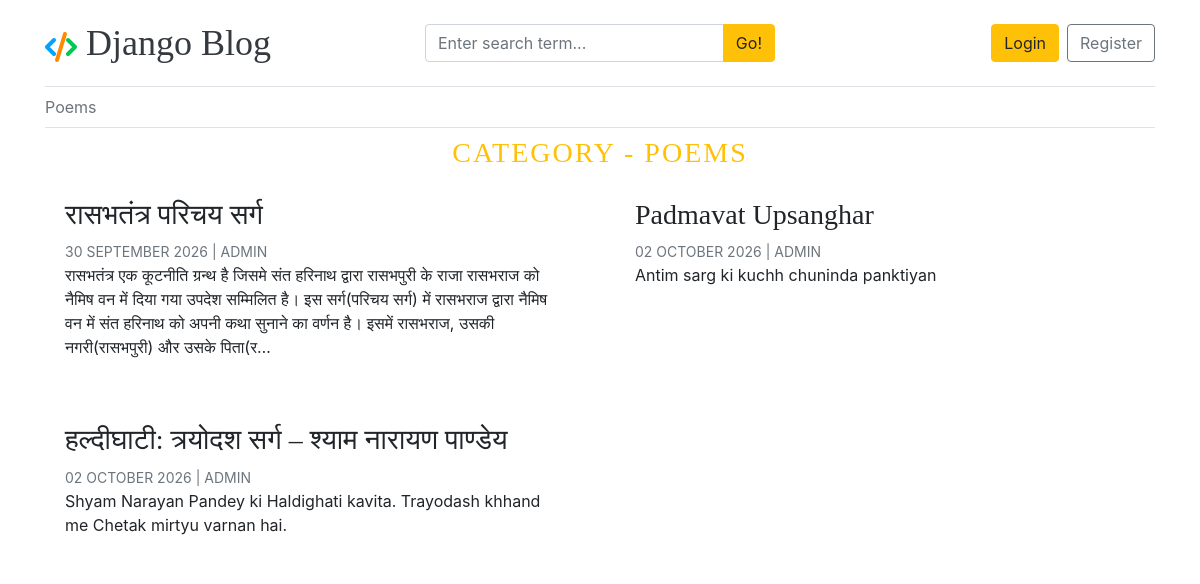
/category/16/, run on the app's committed database.
### about_us/models.py (models this page shows, shortened)
class About(models.Model):
    site_name=models.CharField(max_length=50)
    site_tagline=models.TextField(max_length=255)
    site_icon_svg = models.TextField(max_length=2000, null=True)
    about_heading=models.CharField(max_length=60)
    about_text=models.TextField(max_length=255)
    founder = models.CharField(max_length=25,null=True)
    address = models.TextField(max_length=255,null=True)
    company=models.CharField(max_length=70,null=True)
    company_icon_svg = models.TextField(max_length=2000,null=True)
    created_at = models.DateTimeField(auto_now_add=True)
    updated_at = models.DateTimeField(auto_now=True)
    class Meta:
        verbose_name_plural='About'

### blogs/models.py (models this page shows, shortened)
class Category(models.Model):
    category_name = models.CharField(max_length=50, unique=True)
    created_at = models.DateTimeField(auto_now_add=True)
    updated_at = models.DateTimeField(auto_now=True)
    class Meta:
        verbose_name_plural = "Categories"
    def __str__(self) -> str:
        return self.category_name

class Blog(models.Model):
    title = models.CharField(max_length=100)
    slug = models.SlugField(max_length=150, unique=True, blank=True)
    category = models.ForeignKey(Category, on_delete=models.CASCADE)
    author = models.ForeignKey(User, on_delete=models.CASCADE)
    featured_image = models.ImageField(upload_to='uploads/%Y/%m/%d')
    short_description = models.TextField(max_length=500)
    blog_body = models.TextField(max_length=20000)
    status = models.CharField(max_length=24,choices=STATUS_CHOICES, default='Draft')
    visits = models.IntegerField(default=0)
    is_featured = models.BooleanField(default=False)
    created_at = models.DateTimeField(auto_now_add=True)
    updated_at = models.DateTimeField(auto_now=True)

### blogs/views.py (the view)
# urls.py: path('<int:category_id>/', views.posts_by_category, name='posts_by_category')
def posts_by_category(request, category_id):
    posts = Blog.objects.filter(status='Published', category=category_id)
    category = get_object_or_404(Category, pk=category_id)
    return render(request, 'post_by_category.html', {'posts': posts, 'category': category})

### blogs/context_processors.py (called while the page is built)
def get_categories(request):
    categories = Category.objects.all()
    try:
        about = About.objects.get()
    except:
        about = None
    return dict(categories=categories, about=about)

def get_social_links(request):
    social_links = SocialLink.objects.all()
    return dict(social_links=social_links)

### templates/post_by_category.html (shortened to what this page needs)
{% extends 'base.html' %}
{% block content %}
    <h3 class="text-uppercase text-warning text-center" style="letter-spacing:2px">Category - {{ category }}</h3>
    <div class="row mb-2">
    {% if posts %}
        {% for post in posts %}
                <div class="col-md-6 mb-4">
                    <div class="card border-0 h-100">
                        <div class="card-body">
                            <h3>{{ post.title }}</h3>
                            <small class="mb-1 text-muted text-uppercase">{{ post.created_at|date:'d F Y' }}
                                | {{ post.author }}</small>
                            <p class="card-text">{{ post.short_description|truncatechars:260 }}</p>
                        </div>
                    </div>
                </div>
        {% endfor %}
        {% else %}
        <p>No Posts Found</p>
    {% endif %}
    </div>
{% endblock %}

### templates/base.html (shortened to what this page needs)
{% load static %}
<!DOCTYPE html>
<html lang="en">
<head>
    <link href="https://cdn.jsdelivr.net/npm/bootstrap@4.6.2/dist/css/bootstrap.min.css"
          rel="stylesheet">
    <link rel="stylesheet"
          href="https://cdnjs.cloudflare.com/ajax/libs/font-awesome/4.7.0/css/font-awesome.min.css">
    <link href="{% static 'css/blog.css' %}" rel="stylesheet">
    <link rel="stylesheet" href="https://cdnjs.cloudflare.com/ajax/libs/highlight.js/11.12.0/styles/default.min.css">
    <link rel="stylesheet" href="https://cdnjs.cloudflare.com/ajax/libs/highlight.js/11.11.1/styles/hybrid.min.css">
</head>
<body>
<div class="container">
    {% if not '/dashboard' in request.path %}
        <div class="site-navbar">
            <header class="blog-header py-3 border-bottom">
                <div class="row align-items-center">
                    <div class="col-12 col-md-4 text-center text-md-left mb-2 mb-md-0">
                        <a class="blog-header-logo text-dark" href="/">
                            {{ about.site_icon_svg|safe }}
                            {{ about.site_name }}
                        </a>
                    </div>
                    <div class="col-12 col-md-4 mb-2 mb-md-0">
                        <form action="{% url 'search' %}" method="GET">
                            <div class="input-group">
                                <input class="form-control"
                                       type="text"
                                       name="keyword"
                                       value="{{ keyword }}"
                                       placeholder="Enter search term..."
                                       aria-label="Search"
                                       required>
                                <div class="input-group-append">
                                    <button type="submit" class="btn btn-warning">Go!</button>
                                </div>
                            </div>
                        </form>
                    </div>
                    <div class="col-12 col-md-4
                                d-flex
                                justify-content-center
                                justify-content-md-end
                                align-items-center">
                        {% if not user.is_authenticated %}
                            <a class="btn btn-warning" href="{% url 'login' %}">Login</a>
                            <a class="btn btn-outline-secondary ml-2" href="{% url 'register' %}">Register</a>
                        {% endif %}
                    </div>
                </div>
            </header>
        </div>
        <div class="nav-scroller py-1 mb-2 border-bottom">
            <nav class="nav justify-content-start">
                {% for category in categories %}
                    <a class="py-1 pr-3 pl-0 text-muted" href="/category/{{ category.id }}">
                        {{ category }}
                    </a>
                {% endfor %}
            </nav>
        </div>
    {% endif %}
    <main role="main">
        {% block content %}
        {% endblock %}
    </main>
</div>
</body>
</html>

### static/css/blog.css (style rules this page uses)
.blog-header { border-bottom: 1px solid #e5e5e5; }
.blog-header-logo { font-family: "Playfair Display", Georgia, "Times New Roman", serif; font-size: 2.25rem; }
h1, h2, h3, h4, h5, h6 { font-family: "Playfair Display", Georgia, "Times New Roman", serif; }

### templates/base.html (style rules this page uses)
.site-navbar { position: sticky; top: 0; z-index: 1030; background: #fff; }
.blog-header-logo { font-family: "Playfair Display", Georgia, "Times New Roman", serif; font-size: 2.25rem; text-decoration: none; }
.nav-scroller { position: relative; z-index: 2; width: 100%; height: auto; overflow: visible; }
.nav-scroller .nav { display: flex; flex-wrap: wrap; width: 100%; overflow: visible; white-space: normal; }
.nav-scroller .nav > a, .nav-scroller .nav-link { flex-shrink: 0; }

### data on the page
About: site_name "Django Blog"
Category: category_name "Poems", category_name "POEMS"
Blog: title "रासभतंत्र परिचय सर्ग", created_at "30 SEPTEMBER 2026", author "ADMIN", short_description "रासभतंत्र एक कूटनीति ग्रन्थ है जिसमे संत हरिनाथ द्वारा रासभपुरी के राजा रासभराज को नैमिष वन में दिया गया उपदेश सम्मिलित है। इस सर्ग(परिचय सर्ग) में रासभराज द्वारा नैमिष वन में संत हरिनाथ को अपनी कथा सुनाने का वर्णन है। इसमें रासभराज, उसकी नगरी(रासभपुरी) और उसके पिता(र…"
Blog: title "Padmavat Upsanghar", created_at "02 OCTOBER 2026", author "ADMIN", short_description "Antim sarg ki kuchh chuninda panktiyan"
Blog: title "हल्दीघाटी: त्रयोदश सर्ग – श्याम नारायण पाण्डेय", created_at "02 OCTOBER 2026", author "ADMIN", short_description "Shyam Narayan Pandey ki Haldighati kavita. Trayodash khhand me Chetak mirtyu varnan hai."
